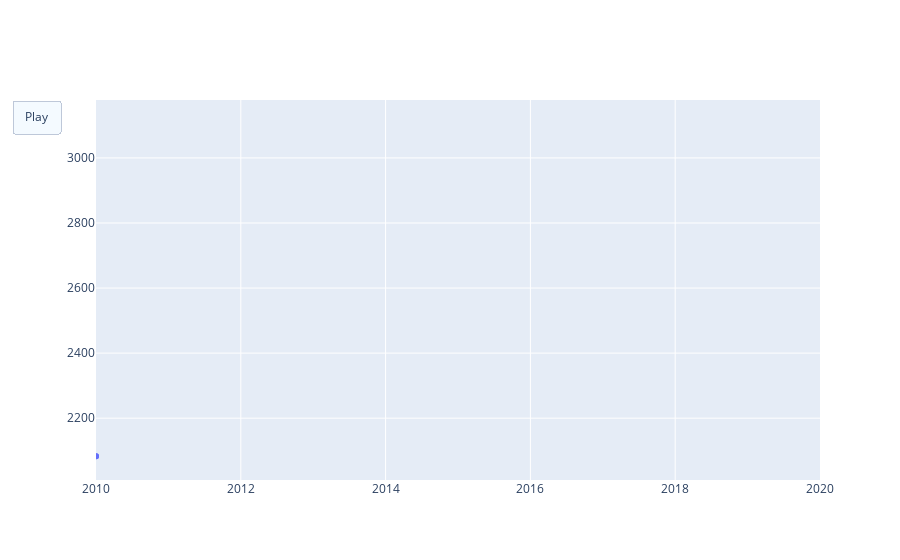

This figure's notebook cell:
### Code cell
fig=go.Figure(data=[data],layout=layout,frames=frames)
fig.show()

### Figure 1 — Plotly figure (JSON) as saved in the notebook; plotly's stock layout.template omitted (floating-point values rounded to 4 significant figures)
{"data": [{"type": "scatter", "x": [2010, 2010], "y": [2083, 2083]}], "layout": {"updatemenus": [{"buttons": [{"args": [null], "label": "Play", "method": "animate"}], "type": "buttons"}], "xaxis": {"range": [2010, 2020]}, "yaxis": {"range": [2010, 3178]}}}
